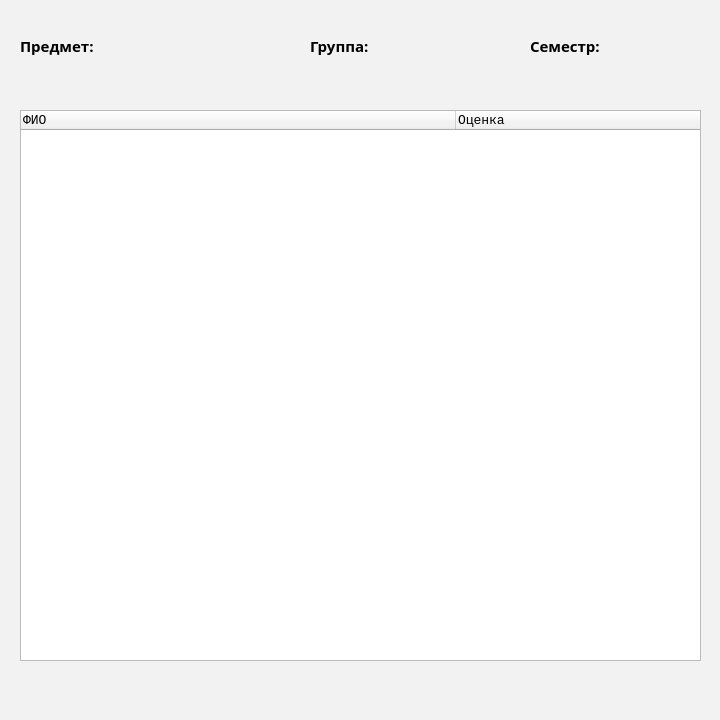
<?xml version="1.0" encoding="UTF-8"?>
<ui version="4.0">
 <class>MainWindow</class>
 <widget class="QMainWindow" name="MainWindow">
  <property name="geometry">
   <rect>
    <x>0</x>
    <y>0</y>
    <width>720</width>
    <height>720</height>
   </rect>
  </property>
  <property name="minimumSize">
   <size>
    <width>720</width>
    <height>720</height>
   </size>
  </property>
  <property name="maximumSize">
   <size>
    <width>720</width>
    <height>720</height>
   </size>
  </property>
  <property name="palette">
   <palette>
    <active>
     <colorrole role="WindowText">
      <brush brushstyle="SolidPattern">
       <color alpha="255">
        <red>0</red>
        <green>0</green>
        <blue>0</blue>
       </color>
      </brush>
     </colorrole>
     <colorrole role="Button">
      <brush brushstyle="SolidPattern">
       <color alpha="255">
        <red>242</red>
        <green>242</green>
        <blue>242</blue>
       </color>
      </brush>
     </colorrole>
     <colorrole role="Light">
      <brush brushstyle="SolidPattern">
       <color alpha="255">
        <red>255</red>
        <green>255</green>
        <blue>255</blue>
       </color>
      </brush>
     </colorrole>
     <colorrole role="Midlight">
      <brush brushstyle="SolidPattern">
       <color alpha="255">
        <red>248</red>
        <green>248</green>
        <blue>248</blue>
       </color>
      </brush>
     </colorrole>
     <colorrole role="Dark">
      <brush brushstyle="SolidPattern">
       <color alpha="255">
        <red>121</red>
        <green>121</green>
        <blue>121</blue>
       </color>
      </brush>
     </colorrole>
     <colorrole role="Mid">
      <brush brushstyle="SolidPattern">
       <color alpha="255">
        <red>161</red>
        <green>161</green>
        <blue>161</blue>
       </color>
      </brush>
     </colorrole>
     <colorrole role="Text">
      <brush brushstyle="SolidPattern">
       <color alpha="255">
        <red>0</red>
        <green>0</green>
        <blue>0</blue>
       </color>
      </brush>
     </colorrole>
     <colorrole role="BrightText">
      <brush brushstyle="SolidPattern">
       <color alpha="255">
        <red>255</red>
        <green>255</green>
        <blue>255</blue>
       </color>
      </brush>
     </colorrole>
     <colorrole role="ButtonText">
      <brush brushstyle="SolidPattern">
       <color alpha="255">
        <red>0</red>
        <green>0</green>
        <blue>0</blue>
       </color>
      </brush>
     </colorrole>
     <colorrole role="Base">
      <brush brushstyle="SolidPattern">
       <color alpha="255">
        <red>255</red>
        <green>255</green>
        <blue>255</blue>
       </color>
      </brush>
     </colorrole>
     <colorrole role="Window">
      <brush brushstyle="SolidPattern">
       <color alpha="255">
        <red>242</red>
        <green>242</green>
        <blue>242</blue>
       </color>
      </brush>
     </colorrole>
     <colorrole role="Shadow">
      <brush brushstyle="SolidPattern">
       <color alpha="255">
        <red>0</red>
        <green>0</green>
        <blue>0</blue>
       </color>
      </brush>
     </colorrole>
     <colorrole role="AlternateBase">
      <brush brushstyle="SolidPattern">
       <color alpha="255">
        <red>248</red>
        <green>248</green>
        <blue>248</blue>
       </color>
      </brush>
     </colorrole>
     <colorrole role="ToolTipBase">
      <brush brushstyle="SolidPattern">
       <color alpha="255">
        <red>255</red>
        <green>255</green>
        <blue>220</blue>
       </color>
      </brush>
     </colorrole>
     <colorrole role="ToolTipText">
      <brush brushstyle="SolidPattern">
       <color alpha="255">
        <red>0</red>
        <green>0</green>
        <blue>0</blue>
       </color>
      </brush>
     </colorrole>
    </active>
    <inactive>
     <colorrole role="WindowText">
      <brush brushstyle="SolidPattern">
       <color alpha="255">
        <red>0</red>
        <green>0</green>
        <blue>0</blue>
       </color>
      </brush>
     </colorrole>
     <colorrole role="Button">
      <brush brushstyle="SolidPattern">
       <color alpha="255">
        <red>242</red>
        <green>242</green>
        <blue>242</blue>
       </color>
      </brush>
     </colorrole>
     <colorrole role="Light">
      <brush brushstyle="SolidPattern">
       <color alpha="255">
        <red>255</red>
        <green>255</green>
        <blue>255</blue>
       </color>
      </brush>
     </colorrole>
     <colorrole role="Midlight">
      <brush brushstyle="SolidPattern">
       <color alpha="255">
        <red>248</red>
        <green>248</green>
        <blue>248</blue>
       </color>
      </brush>
     </colorrole>
     <colorrole role="Dark">
      <brush brushstyle="SolidPattern">
       <color alpha="255">
        <red>121</red>
        <green>121</green>
        <blue>121</blue>
       </color>
      </brush>
     </colorrole>
     <colorrole role="Mid">
      <brush brushstyle="SolidPattern">
       <color alpha="255">
        <red>161</red>
        <green>161</green>
        <blue>161</blue>
       </color>
      </brush>
     </colorrole>
     <colorrole role="Text">
      <brush brushstyle="SolidPattern">
       <color alpha="255">
        <red>0</red>
        <green>0</green>
        <blue>0</blue>
       </color>
      </brush>
     </colorrole>
     <colorrole role="BrightText">
      <brush brushstyle="SolidPattern">
       <color alpha="255">
        <red>255</red>
        <green>255</green>
        <blue>255</blue>
       </color>
      </brush>
     </colorrole>
     <colorrole role="ButtonText">
      <brush brushstyle="SolidPattern">
       <color alpha="255">
        <red>0</red>
        <green>0</green>
        <blue>0</blue>
       </color>
      </brush>
     </colorrole>
     <colorrole role="Base">
      <brush brushstyle="SolidPattern">
       <color alpha="255">
        <red>255</red>
        <green>255</green>
        <blue>255</blue>
       </color>
      </brush>
     </colorrole>
     <colorrole role="Window">
      <brush brushstyle="SolidPattern">
       <color alpha="255">
        <red>242</red>
        <green>242</green>
        <blue>242</blue>
       </color>
      </brush>
     </colorrole>
     <colorrole role="Shadow">
      <brush brushstyle="SolidPattern">
       <color alpha="255">
        <red>0</red>
        <green>0</green>
        <blue>0</blue>
       </color>
      </brush>
     </colorrole>
     <colorrole role="AlternateBase">
      <brush brushstyle="SolidPattern">
       <color alpha="255">
        <red>248</red>
        <green>248</green>
        <blue>248</blue>
       </color>
      </brush>
     </colorrole>
     <colorrole role="ToolTipBase">
      <brush brushstyle="SolidPattern">
       <color alpha="255">
        <red>255</red>
        <green>255</green>
        <blue>220</blue>
       </color>
      </brush>
     </colorrole>
     <colorrole role="ToolTipText">
      <brush brushstyle="SolidPattern">
       <color alpha="255">
        <red>0</red>
        <green>0</green>
        <blue>0</blue>
       </color>
      </brush>
     </colorrole>
    </inactive>
    <disabled>
     <colorrole role="WindowText">
      <brush brushstyle="SolidPattern">
       <color alpha="255">
        <red>121</red>
        <green>121</green>
        <blue>121</blue>
       </color>
      </brush>
     </colorrole>
     <colorrole role="Button">
      <brush brushstyle="SolidPattern">
       <color alpha="255">
        <red>242</red>
        <green>242</green>
        <blue>242</blue>
       </color>
      </brush>
     </colorrole>
     <colorrole role="Light">
      <brush brushstyle="SolidPattern">
       <color alpha="255">
        <red>255</red>
        <green>255</green>
        <blue>255</blue>
       </color>
      </brush>
     </colorrole>
     <colorrole role="Midlight">
      <brush brushstyle="SolidPattern">
       <color alpha="255">
        <red>248</red>
        <green>248</green>
        <blue>248</blue>
       </color>
      </brush>
     </colorrole>
     <colorrole role="Dark">
      <brush brushstyle="SolidPattern">
       <color alpha="255">
        <red>121</red>
        <green>121</green>
        <blue>121</blue>
       </color>
      </brush>
     </colorrole>
     <colorrole role="Mid">
      <brush brushstyle="SolidPattern">
       <color alpha="255">
        <red>161</red>
        <green>161</green>
        <blue>161</blue>
       </color>
      </brush>
     </colorrole>
     <colorrole role="Text">
      <brush brushstyle="SolidPattern">
       <color alpha="255">
        <red>121</red>
        <green>121</green>
        <blue>121</blue>
       </color>
      </brush>
     </colorrole>
     <colorrole role="BrightText">
      <brush brushstyle="SolidPattern">
       <color alpha="255">
        <red>255</red>
        <green>255</green>
        <blue>255</blue>
       </color>
      </brush>
     </colorrole>
     <colorrole role="ButtonText">
      <brush brushstyle="SolidPattern">
       <color alpha="255">
        <red>121</red>
        <green>121</green>
        <blue>121</blue>
       </color>
      </brush>
     </colorrole>
     <colorrole role="Base">
      <brush brushstyle="SolidPattern">
       <color alpha="255">
        <red>242</red>
        <green>242</green>
        <blue>242</blue>
       </color>
      </brush>
     </colorrole>
     <colorrole role="Window">
      <brush brushstyle="SolidPattern">
       <color alpha="255">
        <red>242</red>
        <green>242</green>
        <blue>242</blue>
       </color>
      </brush>
     </colorrole>
     <colorrole role="Shadow">
      <brush brushstyle="SolidPattern">
       <color alpha="255">
        <red>0</red>
        <green>0</green>
        <blue>0</blue>
       </color>
      </brush>
     </colorrole>
     <colorrole role="AlternateBase">
      <brush brushstyle="SolidPattern">
       <color alpha="255">
        <red>242</red>
        <green>242</green>
        <blue>242</blue>
       </color>
      </brush>
     </colorrole>
     <colorrole role="ToolTipBase">
      <brush brushstyle="SolidPattern">
       <color alpha="255">
        <red>255</red>
        <green>255</green>
        <blue>220</blue>
       </color>
      </brush>
     </colorrole>
     <colorrole role="ToolTipText">
      <brush brushstyle="SolidPattern">
       <color alpha="255">
        <red>0</red>
        <green>0</green>
        <blue>0</blue>
       </color>
      </brush>
     </colorrole>
    </disabled>
   </palette>
  </property>
  <property name="windowTitle">
   <string>Оценки</string>
  </property>
  <widget class="QWidget" name="centralwidget">
   <widget class="QTreeWidget" name="treeWidget">
    <property name="geometry">
     <rect>
      <x>20</x>
      <y>110</y>
      <width>681</width>
      <height>551</height>
     </rect>
    </property>
    <property name="font">
     <font>
      <family>Consolas</family>
     </font>
    </property>
    <property name="styleSheet">
     <string notr="true"/>
    </property>
    <attribute name="headerDefaultSectionSize">
     <number>435</number>
    </attribute>
    <column>
     <property name="text">
      <string>ФИО</string>
     </property>
     <property name="font">
      <font>
       <pointsize>10</pointsize>
      </font>
     </property>
    </column>
    <column>
     <property name="text">
      <string>Оценка</string>
     </property>
     <property name="font">
      <font>
       <pointsize>10</pointsize>
      </font>
     </property>
    </column>
   </widget>
   <widget class="QLabel" name="label_2">
    <property name="geometry">
     <rect>
      <x>310</x>
      <y>20</y>
      <width>211</width>
      <height>51</height>
     </rect>
    </property>
    <property name="font">
     <font>
      <family>Raleway</family>
      <pointsize>-1</pointsize>
      <weight>75</weight>
      <italic>false</italic>
      <bold>true</bold>
     </font>
    </property>
    <property name="styleSheet">
     <string notr="true">font-family: Raleway;
font-style: normal;
font-weight: bold;
font-size:15px;
</string>
    </property>
    <property name="text">
     <string>Группа:</string>
    </property>
   </widget>
   <widget class="QLabel" name="label">
    <property name="geometry">
     <rect>
      <x>20</x>
      <y>20</y>
      <width>211</width>
      <height>51</height>
     </rect>
    </property>
    <property name="font">
     <font>
      <family>Raleway</family>
      <pointsize>-1</pointsize>
      <weight>75</weight>
      <italic>false</italic>
      <bold>true</bold>
     </font>
    </property>
    <property name="styleSheet">
     <string notr="true">font-family: Raleway;
font-style: normal;
font-weight: bold;
font-size:15px;
</string>
    </property>
    <property name="text">
     <string>Предмет:</string>
    </property>
   </widget>
   <widget class="QLabel" name="label_3">
    <property name="geometry">
     <rect>
      <x>530</x>
      <y>20</y>
      <width>171</width>
      <height>51</height>
     </rect>
    </property>
    <property name="font">
     <font>
      <family>Raleway</family>
      <pointsize>-1</pointsize>
      <weight>75</weight>
      <italic>false</italic>
      <bold>true</bold>
     </font>
    </property>
    <property name="styleSheet">
     <string notr="true">font-family: Raleway;
font-style: normal;
font-weight: bold;
font-size:15px;
</string>
    </property>
    <property name="text">
     <string>Семестр:</string>
    </property>
   </widget>
  </widget>
 </widget>
 <resources/>
 <connections/>
</ui>
